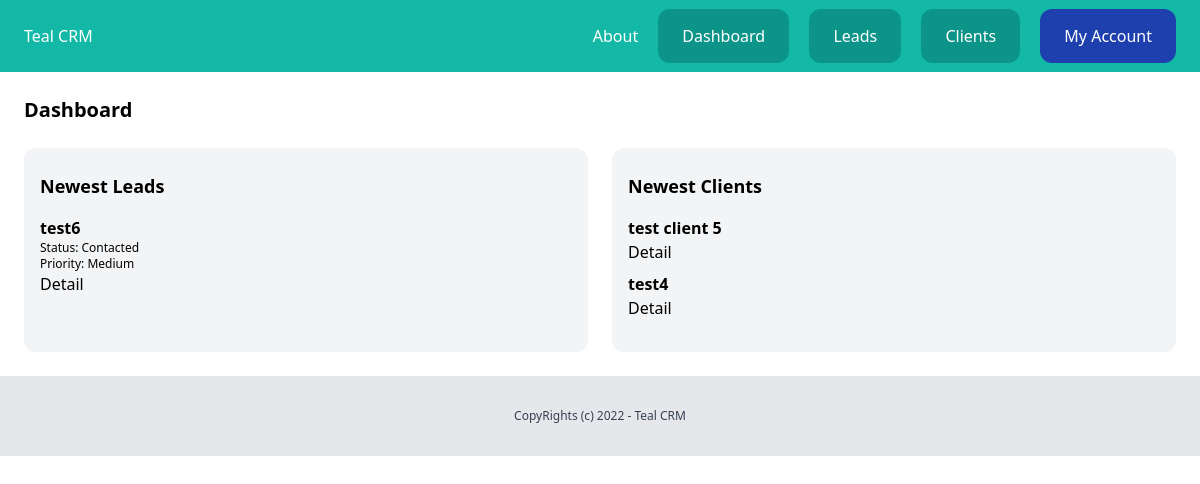
Before: /dashboard/ (signed in) with the older database file.
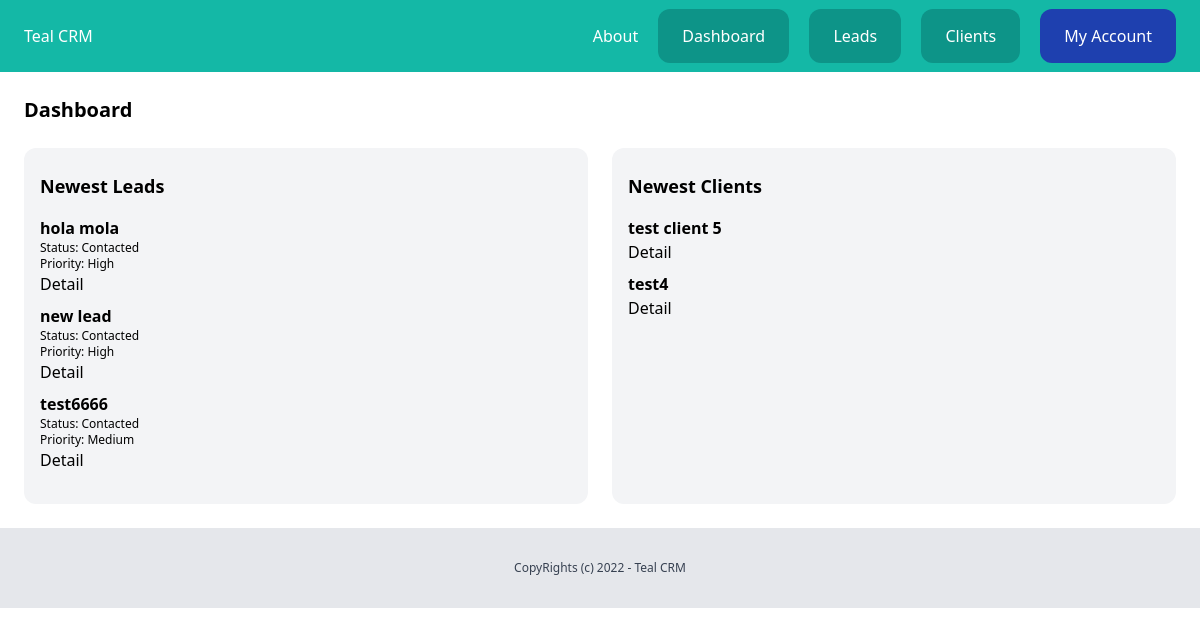
After: the same page with the newer database file.
### lead/models.py (models this page shows, shortened)
class Lead(models.Model):
    LOW = 'low'
    MEDIUM = 'medium'
    HIGH = 'high'
    CHOICES_PRIORITY = (
        (LOW , 'Low'),
        (MEDIUM , 'Medium'),
        (HIGH , 'High'),
        )
    NEW = 'new'
    CONTACTED = 'contacted'
    LOST = 'lost'
    WON ='won'
    CHOICES_STATUS = (
        (NEW , 'New'),
        (CONTACTED , 'Contacted'),
        (LOST , 'Lost'),
        (WON , 'Won'),
        )
    team = models.ForeignKey(Team, related_name='leads',on_delete=models.CASCADE)
    name = models.CharField(max_length=255)
    email = models.EmailField()
    description = models.TextField(blank=True,null=True)
    created_by = models.ForeignKey(User, on_delete=models.CASCADE , related_name='leads')
    created_at = models.DateTimeField(auto_now_add=True)
    priority = models.CharField(max_length=10,choices=CHOICES_PRIORITY,default=MEDIUM)
    status = models.CharField(max_length=10,choices=CHOICES_STATUS,default=NEW)
    modified = models.DateTimeField(auto_now=True)
    converted_to_client = models.BooleanField(default=False)
    class Meta:
        ordering = ('name',)

### client/models.py (models this page shows, shortened)
class Client(models.Model):
    team = models.ForeignKey(Team, related_name='clients', on_delete=models.CASCADE)
    name = models.CharField(max_length=255)
    email = models.EmailField()
    description = models.TextField(blank=True,null=True)
    created_by = models.ForeignKey(User, on_delete=models.CASCADE , related_name='clients')
    created_at = models.DateTimeField(auto_now_add=True)
    modified = models.DateTimeField(auto_now=True)
    class Meta:
        ordering = ('name',)

### dashboard/views.py (the view)
# urls.py: path('dashboard/', include('dashboard.urls')),
@login_required
def dashboard(request):
    team = Team.objects.filter(created_by = request.user)[0]
    leads = Lead.objects.filter(team = team, converted_to_client = False ).order_by('-created_at')[0:5]
    clients = Client.objects.filter(team = team ).order_by('-created_at')[0:5]
    return render(request,'dashboard/dashboard.html',{
        'clients':clients,
        'leads':leads,
    })

### dashboard/templates/dashboard/dashboard.html (shortened to what this page needs)
{% extends 'core/base.html' %}
{% block content %}
    <div class="py-6 px-6">
        <h1 class="mb-6 text-xl font-bold">Dashboard</h1>
        <div class="flex space-x-6">
            <div class="w-1/2 px-4 py-6 bg-gray-100 rounded-xl leads">
                <h2 class=" mb-4 text-lg font-bold">Newest Leads</h2>
                {% for lead in leads %}
                    <div class="mb-2 lead">
                        <h3 class="font-semibold">{{lead.name}}</h3>
                        <p class="text-xs">Status: {{lead.get_status_display}}</p>
                        <p class="text-xs">Priority: {{lead.get_priority_display}}</p>
                        <a href="{% url 'lead-details' lead.pk %}">Detail</a>
                    </div>
                {% endfor %}
            </div>
            <div class="w-1/2 px-4 py-6 bg-gray-100 rounded-xl clients">
                <h2 class="mb-4 text-lg font-bold">Newest Clients</h2>
                {% for client in clients %}
                    <div class="mb-2 client">
                        <h3 class="font-semibold">{{client.name}}</h3>
                        <a href="{% url 'client-details' client.pk %}">Detail</a>
                    </div>
                {% endfor %}
            </div>
        </div>
    </div>
{% endblock content %}

Changed rows visible on the page:
added Lead: name "hola mola", status "Contacted", priority "High"
added Lead: name "new lead", status "Contacted", priority "High"
changed Lead "Medium": name "test6" → "test6666"
